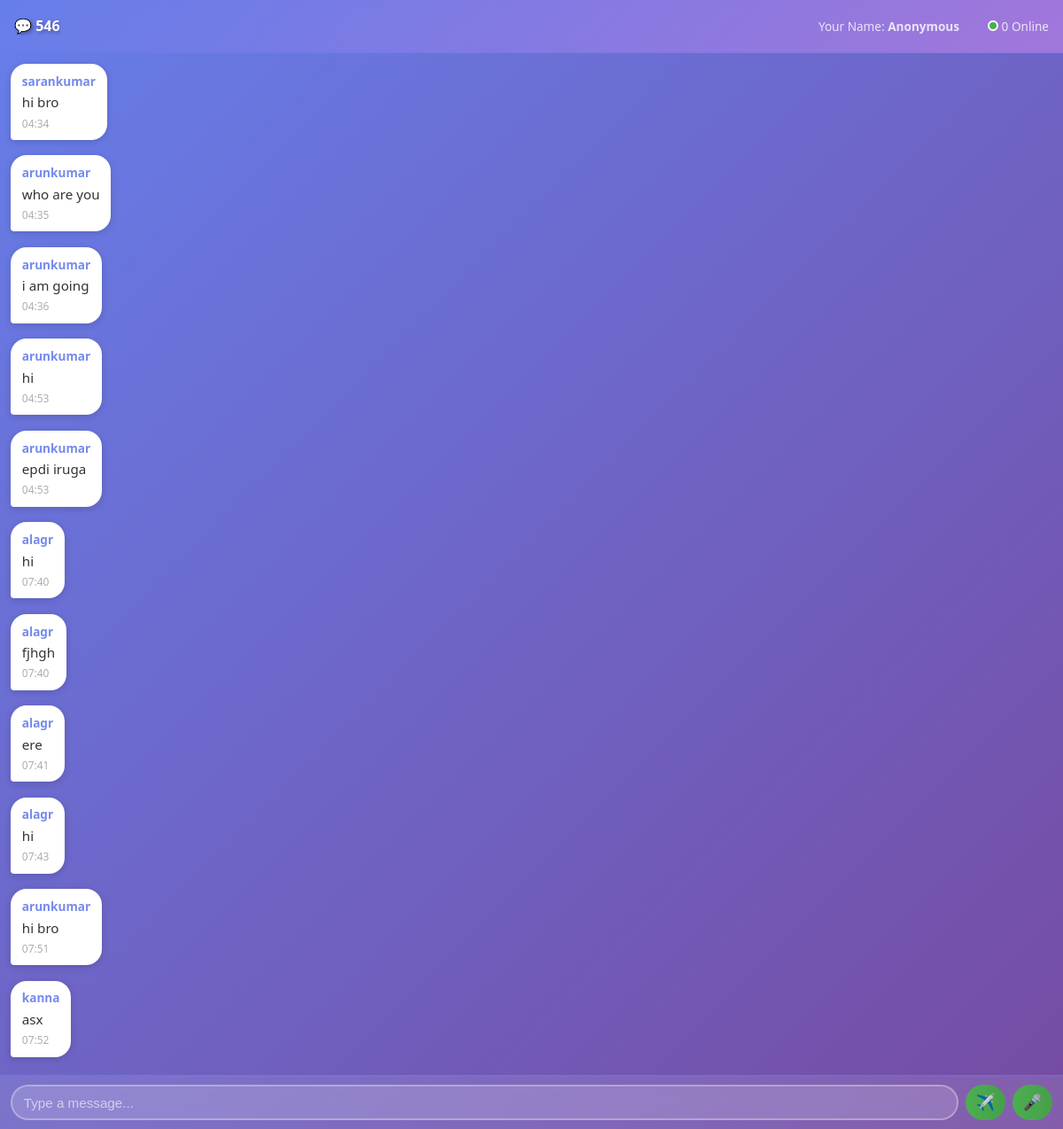
The page /group/546/ on the database its author committed.
### chatapp/models.py (models this page shows, shortened)
class Group(models.Model):
    name = models.CharField(max_length=100)
    code = models.CharField(max_length=10, unique=True)
    created_at = models.DateTimeField(auto_now_add=True)
    last_activity = models.DateTimeField(auto_now_add=True)
    class Meta:
        ordering = ['-last_activity']
        indexes = [
            models.Index(fields=['last_activity']),
            models.Index(fields=['created_at']),
        ]

class Message(models.Model):
    MESSAGE_TYPE_CHOICES = [
        ('text', 'Text'),
        ('voice', 'Voice'),
    ]
    DELETE_STATUS_CHOICES = [
        ('not_deleted', 'Not Deleted'),
        ('deleted_for_me', 'Deleted For Me'),
        ('deleted_for_all', 'Deleted For All'),
    ]
    group = models.ForeignKey(Group, on_delete=models.CASCADE, related_name='messages')
    user_name = models.CharField(max_length=100, default='Anonymous')
    session_id = models.CharField(max_length=255, default='')
    content = models.TextField(blank=True, null=True)
    audio_file = models.FileField(upload_to='voice_messages/', blank=True, null=True)
    message_type = models.CharField(max_length=10, choices=MESSAGE_TYPE_CHOICES, default='text')
    duration = models.FloatField(default=0)
    is_deleted = models.CharField(max_length=20, choices=DELETE_STATUS_CHOICES, default='not_deleted')
    timestamp = models.DateTimeField(auto_now_add=True)
    edited_at = models.DateTimeField(null=True, blank=True)
    class Meta:
        ordering = ['timestamp']
        indexes = [
            models.Index(fields=['group', 'timestamp']),
            models.Index(fields=['session_id', 'timestamp']),
        ]

### chatapp/views.py (the view)
# urls.py: path("group/<str:code>/", views.group, name="group"),
def group(request, code):
    try:
        group = Group.objects.get(code=code)
    except Group.DoesNotExist:
        return redirect('chat')
    user_name = request.session.get('user_name', 'Anonymous')
    session_id = request.session.session_key
    messages_list = Message.objects.filter(group=group).order_by('timestamp')
    online_users = AnonymousUser.objects.filter(
        last_seen__gte=timezone.now() - timezone.timedelta(minutes=5)
    ).distinct()
    last_message = messages_list.order_by('-timestamp').first()
    last_message_timestamp = last_message.timestamp.isoformat() if last_message else timezone.now().isoformat()
    context = {
        "group": group,
        "messages": messages_list,
        "user_name": user_name,
        "online_count": online_users.count(),
        "last_message_timestamp": last_message_timestamp,
    }
    return render(request, "group.html", context)

### chatapp/templates/group.html (shortened to what this page needs)
{% extends 'base.html' %}
{% block content %}
<div class="chat-page">
    <div class="chat-header">
        <div class="header-top">
            <div>
                <h2>
                    💬 {{ group.code }}
                </h2>
            </div>
        </div>
        <div class="header-info">
            <span>Your Name: <strong>{{ user_name }}</strong></span>
            <span style="margin-left: 1rem;"><span class="online-indicator"></span> {{ online_count }} Online</span>
        </div>
    </div>
    <div class="messages-scroll" id="messagesScroll">
        {% if messages %}
            {% for msg in messages %}
                <div class="message-group {% if msg.session_id == request.session.session_key %}sender{% else %}receiver{% endif %}">
                    <div class="message-bubble {% if msg.session_id == request.session.session_key %}sender{% else %}receiver{% endif %} {% if msg.is_deleted != 'not_deleted' %}deleted{% endif %}"
                         data-message-id="{{ msg.id }}"
                         data-is-sender="{% if msg.session_id == request.session.session_key %}true{% else %}false{% endif %}">
                            {% if msg.session_id != request.session.session_key %}
                                <div class="message-header">
                                    <b>{{ msg.user_name }}</b>
                                </div>
                            {% endif %}
                            {% if msg.message_type == 'text' %}
                                <div class="message-content">
                                    {% if msg.is_deleted == 'deleted_for_all' %}
                                        <em>This message was deleted</em>
                                    {% else %}
                                        {{ msg.content }}
                                    {% endif %}
                                </div>
                            {% endif %}
                            <span class="message-time">{{ msg.timestamp|date:"H:i" }}</span>
                        </div>
                    </div>
            {% endfor %}
        {% else %}
            <div class="empty-state">
                <p>👋 Be the first to start the conversation!</p>
            </div>
        {% endif %}
    </div>
    <div class="input-area">
        <form class="input-form" id="messageForm">
            <div class="input-wrapper">
                <input type="text" name="message" id="messageInput" placeholder="Type a message..." autocomplete="off">
            </div>
            <button type="button" class="send-btn" id="sendBtn">✈️</button>
            <button type="button" class="mic-btn" id="micBtn" title="Press and hold to record">🎤</button>
        </form>
    </div>
</div>
{% endblock %}

### chatapp/templates/base.html (style rules this page uses)
* { margin: 0; padding: 0; box-sizing: border-box; }
body { font-family: 'Segoe UI', Tahoma, Geneva, Verdana, sans-serif; background: linear-gradient(135deg, #667eea 0%, #764ba2 100%); min-height: 100vh; animation: backgroundShift 15s ease infinite; }
h1, h2, h3 { color: white; text-shadow: 2px 2px 4px rgba(0, 0, 0, 0.3); animation: fadeInDown 0.6s ease-out; }
html { scroll-behavior: smooth; }

### chatapp/templates/group.html (style rules this page uses)
* { margin: 0; padding: 0; box-sizing: border-box; }
html, body { width: 100%; height: 100%; height: 100dvh; overflow: hidden; }
.chat-page { position: fixed; top: 0; left: 0; right: 0; bottom: 0; display: flex; flex-direction: column; background: linear-gradient(135deg, #667eea 0%, #764ba2 100%); overflow: hidden; height: 100dvh; width: 100%; }
.chat-header { background: linear-gradient(135deg, rgba(102, 126, 234, 0.4), rgba(240, 147, 251, 0.4)); padding: 0.75rem 1rem; border-bottom: 2px solid rgba(102, 126, 234, 0.3); backdrop-filter: blur(10px); animation: slideInDown 0.6s ease-out; flex-shrink: 0; min-height: 60px; display: flex; align-items: center; justify-content: space-between; }
.header-top { display: flex; justify-content: space-between; align-items: center; margin-bottom: 0; flex: 1; gap: 0.5rem; }
.chat-header h2 { color: white; margin: 0; font-size: 1rem; display: flex; align-items: center; gap: 0.5rem; white-space: nowrap; overflow: hidden; text-overflow: ellipsis; }
.online-indicator { display: inline-block; width: 12px; height: 12px; background: #4CAF50; border-radius: 50%; border: 2px solid white; }
.header-info { font-size: 0.85rem; color: rgba(255, 255, 255, 0.8); display: flex; gap: 1rem; }
.messages-scroll { flex: 1; overflow-y: auto; padding: 0.75rem 0.75rem; display: flex; flex-direction: column; gap: 0.6rem; -webkit-overflow-scrolling: touch; }
.message-group { display: flex; margin-bottom: 0.5rem; animation: messageSlideIn 0.3s ease-out; position: relative; }
.message-group.receiver { justify-content: flex-start; }
.message-bubble { max-width: 85%; padding: 0.6rem 0.8rem; border-radius: 18px; word-wrap: break-word; box-shadow: 0 2px 8px rgba(0, 0, 0, 0.15); transition: all 0.2s ease; position: relative; cursor: context-menu; font-size: 0.95rem; line-height: 1.4; }
.message-bubble.receiver { background: white; color: #333; border-bottom-left-radius: 4px; }
.message-header { display: flex; align-items: center; gap: 0.5rem; margin-bottom: 0.3rem; justify-content: space-between; }
.message-bubble b { font-size: 0.85rem; opacity: 0.9; }
.message-bubble.receiver b { color: #667eea; }
.message-content { margin: 0.3rem 0; }
.message-time { font-size: 0.75rem; opacity: 0.8; margin-top: 0.3rem; display: block; }
.message-bubble.receiver .message-time { color: #999; }
.input-area { background: rgba(255, 255, 255, 0.1); padding: 0.6rem 0.75rem; border-top: 2px solid rgba(102, 126, 234, 0.3); backdrop-filter: blur(10px); animation: slideInUp 0.6s ease-out; flex-shrink: 0; min-height: 55px; display: flex; align-items: flex-end; }
.input-form { display: flex; gap: 0.5rem; align-items: flex-end; width: 100%; }
.input-wrapper { flex: 1; position: relative; min-width: 0; }
.input-form input { width: 100%; padding: 0.6rem 0.8rem; border: 2px solid rgba(255, 255, 255, 0.3); border-radius: 20px; background: rgba(255, 255, 255, 0.15); color: white; font-size: 0.95rem; transition: all 0.3s ease; min-height: 40px; }
.input-form input::placeholder { color: rgba(255, 255, 255, 0.6); }
.send-btn, .mic-btn { padding: 0.6rem 0.7rem; background: linear-gradient(90deg, #4CAF50, #45a049); color: white; border: none; border-radius: 20px; font-weight: 700; cursor: pointer; transition: all 0.3s ease; position: relative; overflow: hidden; min-width: 45px; min-height: 40px; display: flex; align-items: center; justify-content: center; font-size: 1.1rem; flex-shrink: 0; }
.send-btn::before, .mic-btn::before { content: ''; position: absolute; top: 0; left: -100%; width: 100%; height: 100%; background: linear-gradient(90deg, #45a049, #3d8b40); z-index: -1; transition: left 0.3s ease; }
html { scroll-behavior: smooth; }
.messages-scroll { scroll-behavior: smooth; }

### rows shown on the page
Group: code "546"
Message: user_name "sarankumar", content "hi bro", timestamp "04:34"
Message: user_name "arunkumar", content "who are you", timestamp "04:35"
Message: user_name "arunkumar", content "i am going", timestamp "04:36"
Message: user_name "arunkumar", content "hi", timestamp "04:53"
Message: user_name "arunkumar", content "epdi iruga", timestamp "04:53"
Message: user_name "alagr", content "hi", timestamp "07:40"
Message: user_name "alagr", content "fjhgh", timestamp "07:40"
Message: user_name "alagr", content "ere", timestamp "07:41"
Message: user_name "alagr", content "hi", timestamp "07:43"
Message: user_name "arunkumar", content "hi bro", timestamp "07:51"
Message: user_name "kanna", content "asx", timestamp "07:52"

### other values the page prints
{{ user_name }} "Anonymous"
{{ online_count }} "0"
